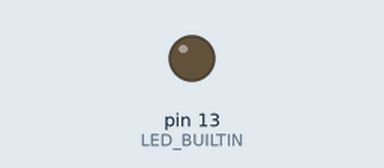
Bench run of a sketch on a simulated Arduino Uno, built with avr-gcc and run on an emulated ATmega328P. Parts: output pins drawn as LEDs (lit = HIGH). Random numbers use the default seed unless the sketch sets one; what the sketch prints to the serial monitor is not drawn.

Above: at 0.3 s.
At 4.43 s:
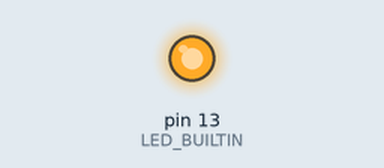
Timing chart, 0 to 8.3 s (numbered marks = the images above):
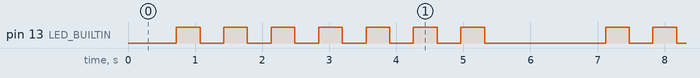

Measured:
- by itself, pin 13 (LED_BUILTIN): repeats every 6.4 s: 6 × (LOW 0.35 s, HIGH 0.35 s), LOW 1.8 s, HIGH 0.35 s
- by itself, everything shown: repeats every 6.4 s, in 14 steps

The sketch:

mock.ino
```cpp
char c2h(char c) {
  return "0123456789ABCDEF"[0x0F & (unsigned char)c];
}

void setup() {
  pinMode(LED_BUILTIN, OUTPUT);
  Serial.begin(19200, SERIAL_7E1);
  randomSeed(analogRead(0));
  while (!Serial) {}
}

void printAllRandom(char count) {
  digitalWrite(LED_BUILTIN, !digitalRead(LED_BUILTIN));
  for (char i = 0; i < count; i++) {
    char bright = random(1, 15);
    for (char j = 0; j < 32; j++) {
      Serial.write(c2h(random(0, bright)));
    }
    Serial.write("\r\n");
  }
}

void printAllFF(char count) {
  for (char i = 0; i < count; i++) {
    line("00000000000000000000000000000000");
  }
}

void line(String str) {
  for (int i = 0; i < str.length(); i++) {
    Serial.write(str.charAt(i));
  }
  Serial.write("\r\n");
}

void loop() { // run over and over
  line("!{\"command\":\"INIT\"}");
  printAllFF(42);
  printAllRandom(16);
  printAllFF(4);
  printAllRandom(16);
  printAllFF(4);
  printAllRandom(16);
  printAllFF(4);
  printAllRandom(16);
  printAllFF(4);
  printAllRandom(16);
  printAllFF(4);
  printAllRandom(16);
  printAllFF(4);
  printAllRandom(16);
  printAllFF(4);
  printAllRandom(16);
  printAllFF(4);
  printAllRandom(16);
  printAllFF(4);
  printAllRandom(16);
  printAllFF(4);
  printAllRandom(16);
  printAllFF(4);
  printAllRandom(16);
  printAllFF(4);
  printAllRandom(16);
  printAllFF(4);
  printAllRandom(16);
  printAllFF(42);
  line("!{\"command\":\"DATA\",\"compressed\":0,\"more\":0}");
}
```
